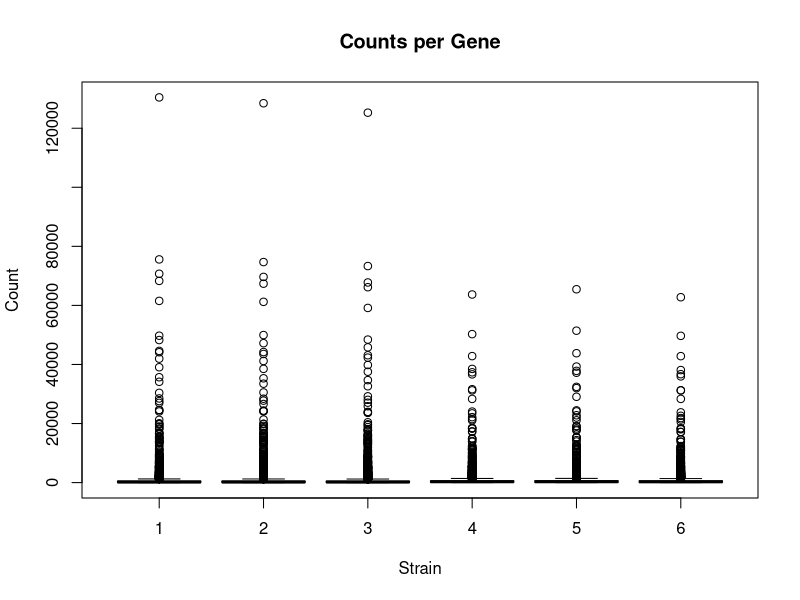
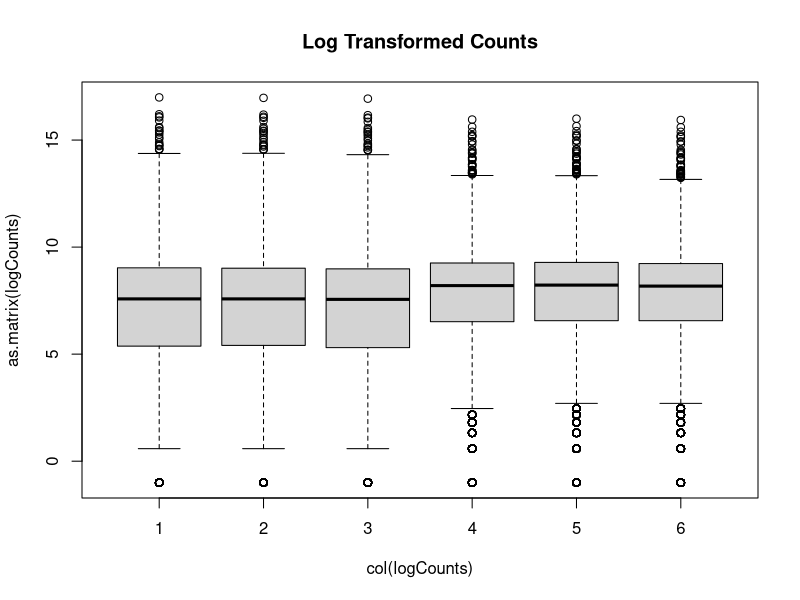

The R source for these figures, in order:
# Let’s look at our dataset and perform some basic checks before we do a differential expression analysis.
library(dplyr)

fcData <- read.table('yeast_counts_all_chr.txt', sep='\t', header=TRUE)
fcData %>% head()

# check dimentions
dim(fcData)

# Rename data columns to reflect group membership
names(fcData)[7:12] = c("WT1", "WT2", "WT3", "MT1", "MT2", "MT3")
fcData %>% head()


# Extract count data
# Remove annotation columns
# Add row names
counts <- fcData[, 7:12]
rownames(counts) <- fcData$Geneid
counts %>% head()

png(file = "figure1_counts.png")
boxplot(as.matrix(counts) ~ col(counts), main = "Counts per Gene", xlab = "Strain", ylab = "Count")
dev.off()

# Some genes have zero counts:
colSums(counts == 0)


# Log transformation (add 0.5 to avoid log(0) issues):
logCounts <- log2(as.matrix(counts) + 0.5)

# Now we can see the per-sample distributions more clearly:
png(filename = "figure2_logCounts.png")
boxplot(as.matrix(logCounts) ~ col(logCounts), main = "Log Transformed Counts")
dev.off()
